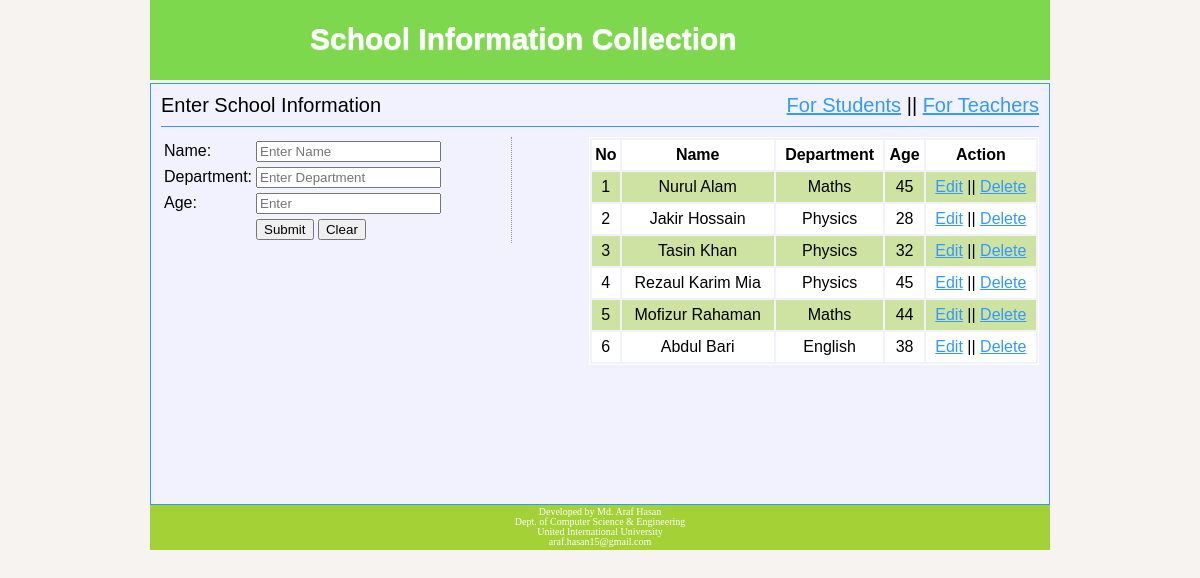
Page /teacher.php on the committed database.
### tables this page shows
CREATE TABLE `teacher_tbl` (
  `id` int(11) NOT NULL,
  `name` varchar(255) DEFAULT NULL,
  `dept` varchar(255) DEFAULT NULL,
  `age` int(11) DEFAULT NULL
);

### Connections/Main.php (called while the page is built, shortened)
<?php
include "DB.php";
	 abstract class Main{
	 	protected $table;
		public function readAll(){
			$sql = "SELECT *FROM $this->table";
			$stmt = DB::prepareOwn($sql);
			$stmt->execute();
			return $stmt->fetchAll();
		}
	}
?>

### Connections/DB.php (called while the page is built, shortened)
<?php
	class DB{
		private static $pdo;
		public static function connection(){
			if(!isset(self::$pdo)){
				try{
					self::$pdo = new PDO('mysql:host='.DB_HOST.'; dbname='.DB_NAME,DB_USER,DB_PASS);
				}catch(PDOException $e){
					echo $e->getMessage();
				}
			}
			return self::$pdo;
		}
		public static function prepareOwn($sql){
			return self::connection()->prepare($sql);
		}
	}
?>

### teacher.php (the view, shortened to what this page needs)
<?php include "inc/header.php";?>
<section class="mainleft">
    <?php
    $user = new Teacher();
    ?>
<?php
    if(isset($_GET['action']) && $_GET['action'] == 'edit'){
        $id = (int)$_GET['id'];
        $result = $user->readById($id);
?>
<form action="" method="post">
 <table>
    <input type="hidden" name="id" value = "<?php echo $result['id'];?>"/>
    <tr>
        <td>Name: </td>
        <td><input type="text" name="name" value = "<?php echo $result['name'];?>" required="1"/></td>
    </tr>
    <tr>
       <td>Department: </td>
        <td><input type="text" name="dept" value="<?php echo $result['dept']; ?>" required="1"/></td>
    </tr>
    <tr>
      <td>Age: </td>
        <td><input type="text" name="age" value="<?php echo $result['age'];?>" required="1"/></td>
    </tr>
    <tr>
      <td></td>
        <td>
        <input type="submit" name="update" value="Submit"/>
        <input type="reset"  name= "clear" value="Clear"/>
        </td>
    </tr>
  </table>
</form>
<?php } else{?>
<form action="" method="post">
 <table>
    <tr>
        <td>Name: </td>
        <td><input type="text" name="name" placeholder="Enter Name" required="1"/></td>
    </tr>
    <tr>
       <td>Department: </td>
        <td><input type="text" name="dept" placeholder="Enter Department" required="1"/></td>
    </tr>
    <tr>
      <td>Age: </td>
        <td><input type="text" name="age" placeholder="Enter" required="1"/></td>
    </tr>
    <tr>
      <td></td>
        <td>
        <input type="submit" name="create" value="Submit"/>
        <input type="reset"  name="clear" value="Clear"/>
        </td>
    </tr>
  </table>
</form>
<?php } ?>
</section>
<section class="mainright">
  <table class="tblone">
    <tr>
        <th>No</th>
        <th>Name</th>
        <th>Department</th>
        <th>Age</th>
        <th>Action</th>
    </tr>
<?php
$i=0;
    foreach ($user->readAll() as $key => $value) {
        $i++;
?>
    <tr>
        <td><?php echo $i; ?></td>
        <td><?php echo $value ['name']; ?></td>
        <td><?php echo $value ['dept']; ?></td>
        <td><?php echo $value ['age']?></td>
        <td>
            <?php echo "<a href='teacher.php?action=edit&id=".$value['id']."'>Edit</a>";?>
         ||
            <?php echo "<a href='teacher.php?action=delete&id=".$value['id']."'onClick='return confirm(\"Are you sure to Delete Data...!!!\")'>Delete</a>";?>
        </td>
    </tr>
<?php }?>
  </table>
</section>
<?php include "inc/footer.php";?>

### inc/header.php (style rules this page uses)
body { font-family: arial; font-size: 15px; line-height: 18px; margin: 0 auto; width: 900px; background-color: #F6F3F1; }
a { color: #3399FF; }
.mainleft { border-right: 1px dotted #999; float: left; margin-right: 16px; width: 350px; }
.mainright { float: right; width: 450px; }
.tblone { width: 100%; border: 1px solid #fff; }
.tblone td { padding: 1px 1px; text-align: center; }
table.tblone tr:nth-child(2n+1) { background: #fff; height: 30px; }
table.tblone tr:nth-child(2n) { background: #CEE3A2; height: 30px; }
input[type="submit"] { cursor: pointer; }

### rows in the picture
teacher_tbl: name "Nurul Alam", dept "Maths", age "45"
teacher_tbl: name "Jakir Hossain", dept "Physics", age "28"
teacher_tbl: name "Tasin Khan", dept "Physics", age "32"
teacher_tbl: name "Rezaul Karim Mia", dept "Physics", age "45"
teacher_tbl: name "Mofizur Rahaman", dept "Maths", age "44"
teacher_tbl: name "Abdul Bari", dept "English", age "38"
